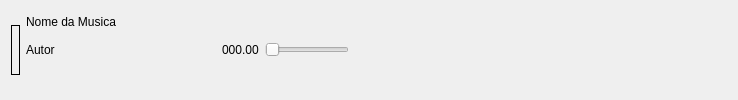
      <widget class="QWidget" name="player_tab">
       <layout class="QGridLayout" name="gridLayout_5">
        <item row="0" column="12" rowspan="3">
         <widget class="QPushButton" name="player_button_1">
          <property name="text">
           <string/>
          </property>
          <property name="icon">
           <iconset resource="icons/img.qrc">
            <normaloff>:/square.png</normaloff>:/square.png</iconset>
          </property>
          <property name="iconSize">
           <size>
            <width>24</width>
            <height>24</height>
           </size>
          </property>
          <property name="flat">
           <bool>true</bool>
          </property>
         </widget>
        </item>
        <item row="1" column="4">
         <widget class="QLabel" name="player_label_timer">
          <property name="text">
           <string>000.00</string>
          </property>
         </widget>
        </item>
        <item row="0" column="1">
         <widget class="QLabel" name="player_label_song">
          <property name="text">
           <string>Nome da Musica</string>
          </property>
         </widget>
        </item>
        <item row="0" column="3">
         <spacer name="horizontalSpacer_3">
          <property name="orientation">
           <enum>Qt::Horizontal</enum>
          </property>
          <property name="sizeType">
           <enum>QSizePolicy::Fixed</enum>
          </property>
          <property name="sizeHint" stdset="0">
           <size>
            <width>100</width>
            <height>20</height>
           </size>
          </property>
         </spacer>
        </item>
        <item row="0" column="11" rowspan="3">
         <widget class="QPushButton" name="player_button_next">
          <property name="text">
           <string/>
          </property>
          <property name="icon">
           <iconset resource="icons/img.qrc">
            <normaloff>:/square.png</normaloff>:/square.png</iconset>
          </property>
          <property name="iconSize">
           <size>
            <width>24</width>
            <height>24</height>
           </size>
          </property>
          <property name="flat">
           <bool>true</bool>
          </property>
         </widget>
        </item>
        <item row="0" column="9" rowspan="3">
         <widget class="QPushButton" name="player_button_play">
          <property name="text">
           <string/>
          </property>
          <property name="icon">
           <iconset resource="icons/img.qrc">
            <normaloff>:/circle-1.png</normaloff>
            <disabledoff>:/circle.png</disabledoff>
            <activeoff>:/circle.png</activeoff>:/circle-1.png</iconset>
          </property>
          <property name="iconSize">
           <size>
            <width>24</width>
            <height>24</height>
           </size>
          </property>
          <property name="flat">
           <bool>true</bool>
          </property>
         </widget>
        </item>
        <item row="0" column="0" rowspan="3">
         <widget class="QLabel" name="player_label_artwork">
          <property name="sizePolicy">
           <sizepolicy hsizetype="Expanding" vsizetype="Fixed">
            <horstretch>0</horstretch>
            <verstretch>0</verstretch>
           </sizepolicy>
          </property>
          <property name="maximumSize">
           <size>
            <width>50</width>
            <height>50</height>
           </size>
          </property>
          <property name="frameShape">
           <enum>QFrame::Box</enum>
          </property>
          <property name="frameShadow">
           <enum>QFrame::Plain</enum>
          </property>
          <property name="lineWidth">
           <number>1</number>
          </property>
          <property name="text">
           <string/>
          </property>
          <property name="pixmap">
           <pixmap resource="icons/img.qrc">:/circle-1.png</pixmap>
          </property>
          <property name="scaledContents">
           <bool>true</bool>
          </property>
         </widget>
        </item>
        <item row="0" column="10" rowspan="3">
         <widget class="QPushButton" name="player_button_stop">
          <property name="text">
           <string/>
          </property>
          <property name="icon">
           <iconset resource="icons/img.qrc">
            <normaloff>:/square.png</normaloff>:/square.png</iconset>
          </property>
          <property name="iconSize">
           <size>
            <width>24</width>
            <height>24</height>
           </size>
          </property>
          <property name="flat">
           <bool>true</bool>
          </property>
         </widget>
        </item>
        <item row="0" column="5" rowspan="3">
         <widget class="QSlider" name="player_slider">
          <property name="orientation">
           <enum>Qt::Horizontal</enum>
          </property>
         </widget>
        </item>
        <item row="1" column="1">
         <widget class="QLabel" name="player_label_artist">
          <property name="text">
           <string>Autor</string>
          </property>
         </widget>
        </item>
        <item row="0" column="7" rowspan="3" colspan="2">
         <widget class="QPushButton" name="player_button_previous">
          <property name="text">
           <string/>
          </property>
          <property name="icon">
           <iconset resource="icons/img.qrc">
            <normaloff>:/square.png</normaloff>:/square.png</iconset>
          </property>
          <property name="iconSize">
           <size>
            <width>24</width>
            <height>24</height>
           </size>
          </property>
          <property name="flat">
           <bool>true</bool>
          </property>
         </widget>
        </item>
        <item row="0" column="13" rowspan="3">
         <widget class="QPushButton" name="player_button_2">
          <property name="text">
           <string/>
          </property>
          <property name="icon">
           <iconset resource="icons/img.qrc">
            <normaloff>:/square.png</normaloff>:/square.png</iconset>
          </property>
          <property name="iconSize">
           <size>
            <width>24</width>
            <height>24</height>
           </size>
          </property>
          <property name="flat">
           <bool>true</bool>
          </property>
         </widget>
        </item>
        <item row="0" column="15" rowspan="3">
         <widget class="QPushButton" name="player_button_3">
          <property name="text">
           <string/>
          </property>
          <property name="icon">
           <iconset resource="icons/img.qrc">
            <normaloff>:/square.png</normaloff>:/square.png</iconset>
          </property>
          <property name="iconSize">
           <size>
            <width>24</width>
            <height>24</height>
           </size>
          </property>
          <property name="flat">
           <bool>true</bool>
          </property>
         </widget>
        </item>
        <item row="0" column="14" rowspan="3">
         <widget class="QPushButton" name="player_button_4">
          <property name="text">
           <string/>
          </property>
          <property name="icon">
           <iconset resource="icons/img.qrc">
            <normaloff>:/square.png</normaloff>:/square.png</iconset>
          </property>
          <property name="iconSize">
           <size>
            <width>24</width>
            <height>24</height>
           </size>
          </property>
          <property name="flat">
           <bool>true</bool>
          </property>
         </widget>
        </item>
        <item row="0" column="6">
         <spacer name="horizontalSpacer_9">
          <property name="orientation">
           <enum>Qt::Horizontal</enum>
          </property>
          <property name="sizeType">
           <enum>QSizePolicy::Fixed</enum>
          </property>
          <property name="sizeHint" stdset="0">
           <size>
            <width>10</width>
            <height>20</height>
           </size>
          </property>
         </spacer>
        </item>
       </layout>
      </widget>
